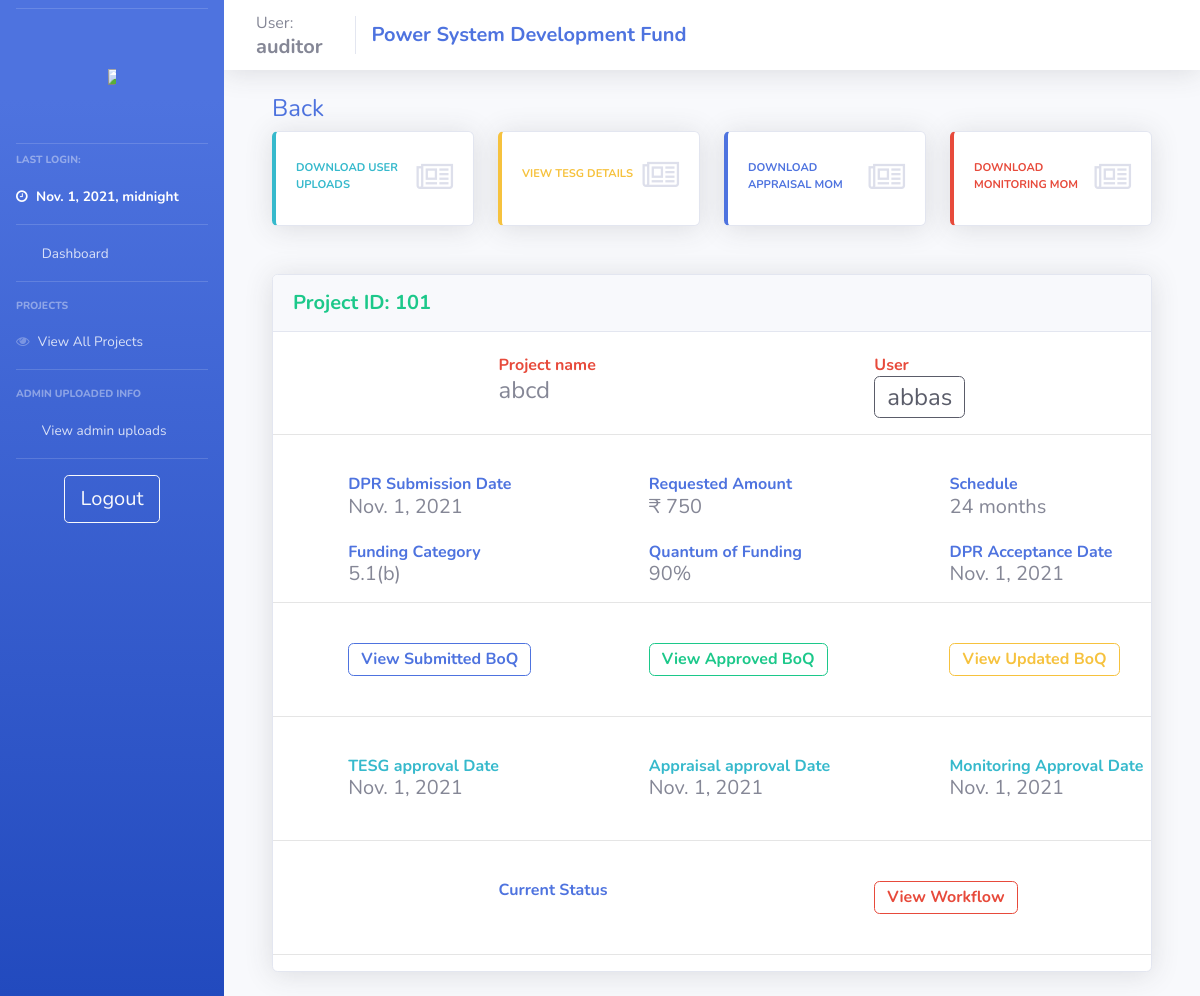
The page /auditor_project_details/1 (signed in) on the database as committed earlier.
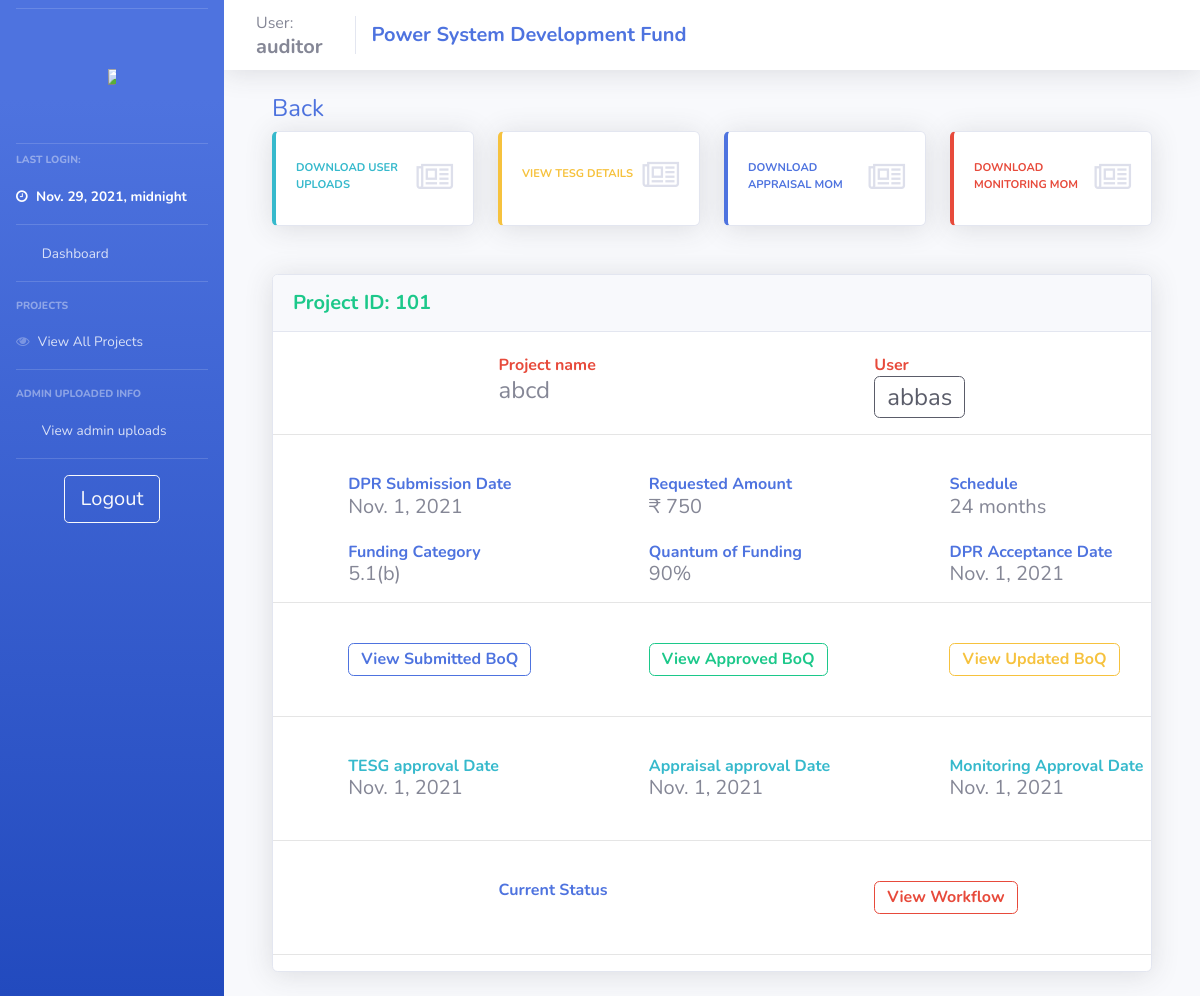
The same page on the database as committed later.
### psdf_main/models.py (models this page shows)
class users(models.Model):
    username = models.CharField(max_length=200, null = False, unique = True)
    password = models.CharField(max_length=200, null = True)
    nodal = models.CharField(max_length=200, null = True)
    region = models.CharField(max_length=20, null = True)
    email = models.TextField(max_length=50, null=True)
    utilname = models.CharField(max_length=400, null = True)
    contact = models.CharField(max_length=10, null = True)
    address = models.CharField(max_length=500, null = True)
    reqdate = models.DateField(auto_now_add=True,null = True)
    aprdate = models.DateField( null = True)
    lastlogin = models.DateTimeField(null = True)
    admin = models.BooleanField(default=False)
    auditor = models.BooleanField(default=False)
    active = models.BooleanField(default=False)
    activate = models.BooleanField(default=False)
    notification = models.TextField(null=True)
    tpd = models.TextField(null=True)

### psdf_main/auditor_control.py (the view)
# urls.py: path('auditor_project_details/<str:projid>', views.auditor_project_details, name="auditor_project_details"),
def auditor_project_details(request, projid):
    if auditoronline(request):
        context = full_auditor_context(request)
        context['proj'] = projects.objects.get(id = projid)
        context['proj'].workflow = context['proj'].workflow.split(']*[')[1:]
        context['tesgs'] = TESG_master.objects.filter(project = context['proj'])
        return render(request, 'psdf_main/_auditor_view_project.html', context)
    else:
        return oops(request)

### psdf_main/helpers.py (called while the page is built)
def auditoronline(request):
    if (request.session.has_key('auditor')):
        return True
    else:
        return False

def full_auditor_context(request):
    if auditoronline(request):
        context = {'user':userDetails('auditor')}
        context['pending_projects'] = temp_projects.objects.all()
        context['all_projs'] = projects.objects.all()
        context['tesgs'] = TESG_admin.objects.all()
        context['apprs'] = Appraisal_admin.objects.all()
        context['monis'] = Monitoring_admin.objects.all()
        return context
    else:
        return {}

### psdf_main/templates/psdf_main/_auditor_view_project.html (shortened to what the changed rows need)
{% extends 'psdf_main/includes/auditor_layout.html'%} {% load static %}

### psdf_main/templates/psdf_main/includes/auditor_layout.html (shortened to what this page needs)
{% load static %}
<!DOCTYPE html>
<html>
<head>
    <link rel="stylesheet" href="{% static '/css/base.css' %}" type="text/css">
    <link href="{% static 'css/sb-admin-2.min.css' %}" rel="stylesheet" type="text/css">
    <link href="{% static 'vendor1/fontawesome-free/css/all.css' %}" rel="stylesheet" type="text/css">
    <link rel="stylesheet" href="https://cdnjs.cloudflare.com/ajax/libs/font-awesome/4.7.0/css/font-awesome.min.css">
</head>
<body id="page-top">
    <div id="wrapper">
        {% include 'psdf_main/includes/_auditor_navbar.html'%}
        <div id="content-wrapper" class="d-flex flex-column">
            <nav class="navbar navbar-expand navbar-light bg-white topbar mb-4 static-top shadow">
                <div class="sidebar-brand-text mx-3">User:
                    <h5 class="m-0 font-weight-bold">{{user.username}}</h5>
                </div>
                <div class="navbar-brand">
                    <h5 class="m-0 font-weight-bold text-primary">Power System Development Fund</h5>
                </div>
            </nav>
            <div id="content">
                <div class="container-fluid">
                    {% block body %} {% endblock %}
                </div>
            </div>
        </div>
    </div>
</body>
</html>

### psdf_main/templates/psdf_main/includes/_auditor_navbar.html (shortened to what this page needs)
{% load static %}
<ul class="navbar-nav bg-gradient-primary sidebar sidebar-dark accordion" id="accordionSidebar">
    <hr class="sidebar-divider my-2"><br>
    <a class="sidebar-brand d-flex align-items-center justify-content-center" href="{% url '' %}">
        <div class="">
            <img src="{% static 'images/posocologo.png' %}" style="max-width:50%; max-height:50%;">
        </div>
    </a>
    <br>
    <hr class="sidebar-divider my-2">
    <div class="sidebar-heading">
        Last Login:
    </div>
    <li class="nav-item active">
        <a class="nav-link" href="/">
            <i class="fa fa-clock-o"></i>
            <span>{{user.lastlogin}}</span></a>
    </li>
    <hr class="sidebar-divider my-0">
    <li class="nav-item">
        <a class="nav-link" href="/">
            <i class="fas fa-fw fa-tachometer-alt"></i>
            <span>Dashboard</span></a>
    </li>
    <hr class="sidebar-divider d-none d-md-block">
    <div class="sidebar-heading">
        Projects
    </div>
    <li class="nav-item">
        <a class="nav-link" href="{% url 'auditor_view_projects' %}">
            <i class="fa fa-eye"></i>
            <span>View All Projects</span></a>
    </li>
    <hr class="sidebar-divider d-none d-md-block">
    <div class="sidebar-heading">
        Admin uploaded info
    </div>
    <li class="nav-item">
        <a class="nav-link collapsed" href="#" data-toggle="collapse" data-target="#collapsePages" aria-expanded="true" aria-controls="collapsePages">
            <i class="fas fa-fw fa-folder"></i>
            <span>View admin uploads</span>
        </a>
    </li>
    <hr class="sidebar-divider d-none d-md-block">
    <div class="text-center d-none d-md-inline">
        <a class="btn btn-lg btn-outline-light btn-wrap-text" href="{% url 'logout' %}"> Logout</a>
    </div>
</ul>

Rows that differ between the two databases and show on the page:
changed users "auditor": lastlogin "Nov. 1, 2021, midnight" → "Nov. 29, 2021, midnight"
